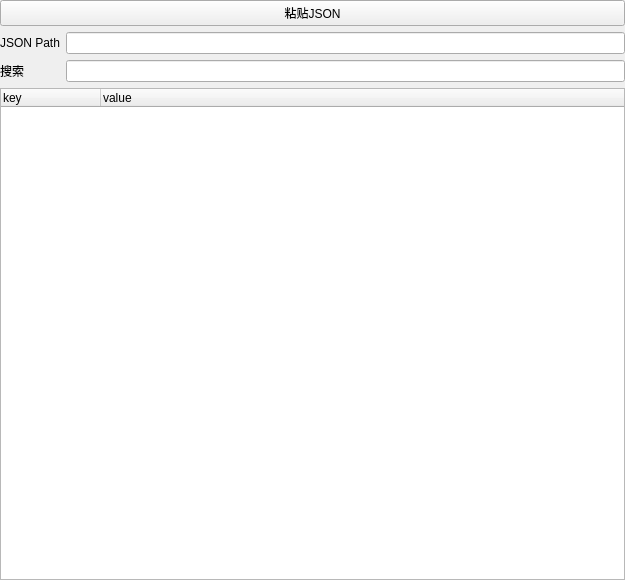
<?xml version="1.0" encoding="UTF-8"?>
<ui version="4.0">
 <class>json_viewer_frame</class>
 <widget class="QFrame" name="json_viewer_frame">
  <property name="geometry">
   <rect>
    <x>0</x>
    <y>0</y>
    <width>625</width>
    <height>580</height>
   </rect>
  </property>
  <property name="windowTitle">
   <string>Frame</string>
  </property>
  <layout class="QVBoxLayout" name="verticalLayout">
   <property name="leftMargin">
    <number>0</number>
   </property>
   <property name="topMargin">
    <number>0</number>
   </property>
   <property name="rightMargin">
    <number>0</number>
   </property>
   <property name="bottomMargin">
    <number>0</number>
   </property>
   <item>
    <widget class="QPushButton" name="pushButton">
     <property name="text">
      <string>粘贴JSON</string>
     </property>
    </widget>
   </item>
   <item>
    <layout class="QFormLayout" name="formLayout">
     <property name="sizeConstraint">
      <enum>QLayout::SetNoConstraint</enum>
     </property>
     <property name="fieldGrowthPolicy">
      <enum>QFormLayout::ExpandingFieldsGrow</enum>
     </property>
     <property name="formAlignment">
      <set>Qt::AlignLeading|Qt::AlignLeft|Qt::AlignTop</set>
     </property>
     <item row="0" column="0">
      <widget class="QLabel" name="json_path_label_widget">
       <property name="text">
        <string>JSON Path</string>
       </property>
      </widget>
     </item>
     <item row="0" column="1">
      <widget class="QLineEdit" name="json_path_edit_widget"/>
     </item>
     <item row="1" column="0">
      <widget class="QLabel" name="search_label_widget">
       <property name="text">
        <string>搜索</string>
       </property>
      </widget>
     </item>
     <item row="1" column="1">
      <widget class="QLineEdit" name="search_text_edit_widget"/>
     </item>
    </layout>
   </item>
   <item>
    <widget class="QTreeWidget" name="json_tree_widget">
     <column>
      <property name="text">
       <string notr="true">key</string>
      </property>
     </column>
     <column>
      <property name="text">
       <string>value</string>
      </property>
     </column>
    </widget>
   </item>
  </layout>
 </widget>
 <resources/>
 <connections>
  <connection>
   <sender>pushButton</sender>
   <signal>clicked()</signal>
   <receiver>json_viewer_frame</receiver>
   <slot>import_from_paste()</slot>
   <hints>
    <hint type="sourcelabel">
     <x>133</x>
     <y>24</y>
    </hint>
    <hint type="destinationlabel">
     <x>72</x>
     <y>-74</y>
    </hint>
   </hints>
  </connection>
  <connection>
   <sender>json_path_edit_widget</sender>
   <signal>textEdited(QString)</signal>
   <receiver>json_viewer_frame</receiver>
   <slot>go_json_path(QString)</slot>
   <hints>
    <hint type="sourcelabel">
     <x>95</x>
     <y>51</y>
    </hint>
    <hint type="destinationlabel">
     <x>115</x>
     <y>-64</y>
    </hint>
   </hints>
  </connection>
  <connection>
   <sender>search_text_edit_widget</sender>
   <signal>textChanged(QString)</signal>
   <receiver>json_viewer_frame</receiver>
   <slot>search_json(QString)</slot>
   <hints>
    <hint type="sourcelabel">
     <x>154</x>
     <y>85</y>
    </hint>
    <hint type="destinationlabel">
     <x>320</x>
     <y>-110</y>
    </hint>
   </hints>
  </connection>
  <connection>
   <sender>json_viewer_frame</sender>
   <signal>jsonPathChanged(QString)</signal>
   <receiver>json_path_edit_widget</receiver>
   <slot>setText(QString)</slot>
   <hints>
    <hint type="sourcelabel">
     <x>283</x>
     <y>95</y>
    </hint>
    <hint type="destinationlabel">
     <x>298</x>
     <y>55</y>
    </hint>
   </hints>
  </connection>
 </connections>
 <slots>
  <signal>jsonPathChanged(QString)</signal>
  <slot>import_from_paste()</slot>
  <slot>search_json(QString)</slot>
  <slot>go_json_path(QString)</slot>
 </slots>
</ui>
